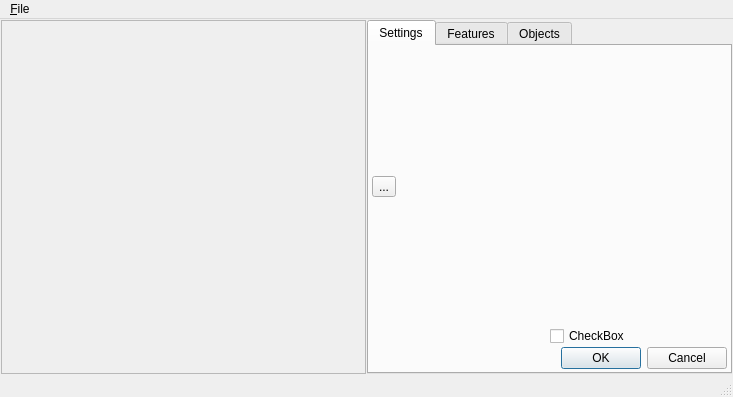
<?xml version="1.0" encoding="UTF-8"?>
<ui version="4.0">
 <class>MainWindow</class>
 <widget class="QMainWindow" name="MainWindow">
  <property name="geometry">
   <rect>
    <x>0</x>
    <y>0</y>
    <width>733</width>
    <height>397</height>
   </rect>
  </property>
  <property name="sizePolicy">
   <sizepolicy hsizetype="MinimumExpanding" vsizetype="MinimumExpanding">
    <horstretch>0</horstretch>
    <verstretch>0</verstretch>
   </sizepolicy>
  </property>
  <property name="windowTitle">
   <string>Spotter</string>
  </property>
  <widget class="QWidget" name="centralwidget">
   <layout class="QHBoxLayout" name="horizontalLayout_2">
    <property name="spacing">
     <number>1</number>
    </property>
    <property name="margin">
     <number>1</number>
    </property>
    <item>
     <layout class="QHBoxLayout" name="horizontalLayout_3">
      <property name="spacing">
       <number>0</number>
      </property>
      <item>
       <spacer name="horizontalSpacer">
        <property name="orientation">
         <enum>Qt::Horizontal</enum>
        </property>
        <property name="sizeType">
         <enum>QSizePolicy::Maximum</enum>
        </property>
        <property name="sizeHint" stdset="0">
         <size>
          <width>0</width>
          <height>0</height>
         </size>
        </property>
       </spacer>
      </item>
      <item>
       <widget class="QFrame" name="frame">
        <property name="frameShape">
         <enum>QFrame::StyledPanel</enum>
        </property>
        <property name="frameShadow">
         <enum>QFrame::Sunken</enum>
        </property>
       </widget>
      </item>
     </layout>
    </item>
    <item>
     <layout class="QHBoxLayout" name="horizontalLayout">
      <item>
       <widget class="QTabWidget" name="tab_objects_2">
        <property name="sizePolicy">
         <sizepolicy hsizetype="Minimum" vsizetype="Minimum">
          <horstretch>0</horstretch>
          <verstretch>0</verstretch>
         </sizepolicy>
        </property>
        <property name="currentIndex">
         <number>0</number>
        </property>
        <widget class="QWidget" name="tab_settings">
         <attribute name="title">
          <string>Settings</string>
         </attribute>
         <layout class="QGridLayout" name="gridLayout_2">
          <property name="margin">
           <number>3</number>
          </property>
          <property name="spacing">
           <number>1</number>
          </property>
          <item row="2" column="1">
           <widget class="QDialogButtonBox" name="buttonBox">
            <property name="standardButtons">
             <set>QDialogButtonBox::Cancel|QDialogButtonBox::Ok</set>
            </property>
           </widget>
          </item>
          <item row="1" column="0">
           <spacer name="horizontalSpacer_2">
            <property name="orientation">
             <enum>Qt::Horizontal</enum>
            </property>
            <property name="sizeHint" stdset="0">
             <size>
              <width>40</width>
              <height>20</height>
             </size>
            </property>
           </spacer>
          </item>
          <item row="1" column="1">
           <widget class="QCheckBox" name="checkBox">
            <property name="text">
             <string>CheckBox</string>
            </property>
           </widget>
          </item>
          <item row="0" column="1">
           <spacer name="verticalSpacer_2">
            <property name="orientation">
             <enum>Qt::Vertical</enum>
            </property>
            <property name="sizeHint" stdset="0">
             <size>
              <width>20</width>
              <height>40</height>
             </size>
            </property>
           </spacer>
          </item>
          <item row="0" column="0">
           <widget class="QToolButton" name="toolButton">
            <property name="text">
             <string>...</string>
            </property>
           </widget>
          </item>
         </layout>
        </widget>
        <widget class="QWidget" name="tab_features">
         <attribute name="title">
          <string>Features</string>
         </attribute>
         <layout class="QGridLayout" name="gridLayout_3">
          <item row="0" column="0">
           <widget class="QPushButton" name="pushButton_4">
            <property name="text">
             <string>PushButton</string>
            </property>
           </widget>
          </item>
         </layout>
        </widget>
        <widget class="QWidget" name="tab_objects">
         <attribute name="title">
          <string>Objects</string>
         </attribute>
         <layout class="QHBoxLayout" name="horizontalLayout_4">
          <property name="spacing">
           <number>1</number>
          </property>
          <property name="margin">
           <number>3</number>
          </property>
          <item>
           <widget class="QTabWidget" name="tabWidget">
            <property name="sizePolicy">
             <sizepolicy hsizetype="Maximum" vsizetype="Minimum">
              <horstretch>0</horstretch>
              <verstretch>0</verstretch>
             </sizepolicy>
            </property>
            <property name="minimumSize">
             <size>
              <width>250</width>
              <height>200</height>
             </size>
            </property>
            <property name="tabPosition">
             <enum>QTabWidget::East</enum>
            </property>
            <property name="tabShape">
             <enum>QTabWidget::Rounded</enum>
            </property>
            <property name="currentIndex">
             <number>0</number>
            </property>
            <property name="elideMode">
             <enum>Qt::ElideNone</enum>
            </property>
            <widget class="QWidget" name="tab_object_sync">
             <attribute name="title">
              <string>Sync</string>
             </attribute>
             <layout class="QGridLayout" name="gridLayout">
              <property name="margin">
               <number>3</number>
              </property>
              <property name="spacing">
               <number>1</number>
              </property>
              <item row="1" column="1">
               <widget class="QPushButton" name="pushButton_2">
                <property name="text">
                 <string>Delete</string>
                </property>
               </widget>
              </item>
              <item row="1" column="0">
               <widget class="QPushButton" name="pushButton">
                <property name="text">
                 <string>Apply</string>
                </property>
               </widget>
              </item>
              <item row="0" column="0">
               <spacer name="verticalSpacer">
                <property name="orientation">
                 <enum>Qt::Vertical</enum>
                </property>
                <property name="sizeHint" stdset="0">
                 <size>
                  <width>20</width>
                  <height>40</height>
                 </size>
                </property>
               </spacer>
              </item>
             </layout>
            </widget>
            <widget class="QWidget" name="tab_object_animal">
             <attribute name="title">
              <string>Subject</string>
             </attribute>
            </widget>
            <widget class="QWidget" name="tab_object_newTab">
             <attribute name="title">
              <string>+</string>
             </attribute>
             <layout class="QVBoxLayout" name="verticalLayout">
              <item>
               <widget class="QPushButton" name="pushButton_3">
                <property name="text">
                 <string>Add New</string>
                </property>
               </widget>
              </item>
             </layout>
            </widget>
           </widget>
          </item>
         </layout>
        </widget>
       </widget>
      </item>
     </layout>
    </item>
   </layout>
  </widget>
  <widget class="QMenuBar" name="menubar">
   <property name="geometry">
    <rect>
     <x>0</x>
     <y>0</y>
     <width>733</width>
     <height>25</height>
    </rect>
   </property>
   <widget class="QMenu" name="menu_File">
    <property name="title">
     <string>&amp;File</string>
    </property>
    <widget class="QMenu" name="menu_Open">
     <property name="title">
      <string>&amp;Open</string>
     </property>
     <addaction name="actionFile"/>
     <addaction name="actionDevice"/>
    </widget>
    <widget class="QMenu" name="menu_Save">
     <property name="title">
      <string>&amp;Save</string>
     </property>
     <addaction name="action_Transcode_Video"/>
     <addaction name="actionParameters"/>
    </widget>
    <widget class="QMenu" name="menuLoad">
     <property name="title">
      <string>Load</string>
     </property>
     <addaction name="action_Parameters"/>
    </widget>
    <addaction name="menu_Open"/>
    <addaction name="menuLoad"/>
    <addaction name="menu_Save"/>
    <addaction name="separator"/>
    <addaction name="actionE_xit"/>
   </widget>
   <addaction name="menu_File"/>
  </widget>
  <widget class="QStatusBar" name="statusbar"/>
  <action name="actionE_xit">
   <property name="text">
    <string>E&amp;xit</string>
   </property>
  </action>
  <action name="actionDevice">
   <property name="text">
    <string>&amp;Device</string>
   </property>
  </action>
  <action name="actionFile">
   <property name="text">
    <string>&amp;File</string>
   </property>
  </action>
  <action name="actionSave">
   <property name="enabled">
    <bool>false</bool>
   </property>
   <property name="text">
    <string>&amp;Transcode</string>
   </property>
  </action>
  <action name="action_Parameters">
   <property name="text">
    <string>&amp;Parameters</string>
   </property>
  </action>
  <action name="action_Transcode_Video">
   <property name="text">
    <string>&amp;Transcode Video</string>
   </property>
  </action>
  <action name="actionParameters">
   <property name="text">
    <string>Parameters</string>
   </property>
  </action>
 </widget>
 <resources/>
 <connections/>
</ui>
